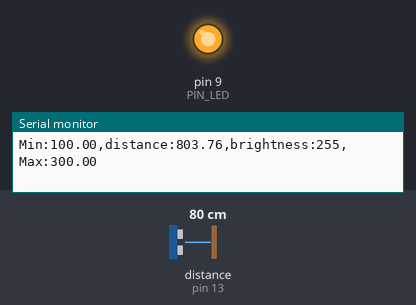
Recording of a sketch running on a simulated Arduino Uno, built with avr-gcc and run on an emulated ATmega328P. Shown: output pins drawn as LEDs (lit = HIGH), the last lines printed to the serial monitor. Wiring (inferred from the names in the program): ultrasonic range finder: trigger pin 12; echo pin 13. The test bench sets the inputs (shaded band); at power-on: distance to the obstacle (sensor on pin 13) 80 cm. The echo pulse lasts 58.3 µs per cm; pins used as bus, display or sensor lines are not drawn.

Above: at 1.2 s.
1.3 s: distance to the obstacle (sensor on pin 13) set to 18 cm
At 3.85 s:
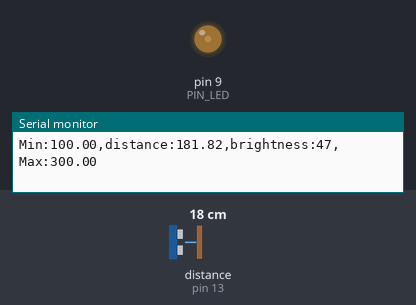
4.3 s: distance to the obstacle (sensor on pin 13) set to 2 cm
Timing chart, 0 to 7.3 s (numbered marks = the images above; inputs shaded):
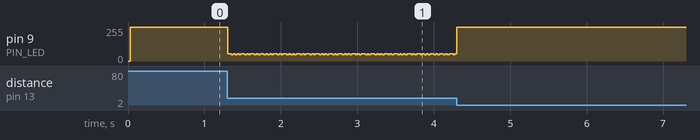

The sketch:

08_example_2.ino
```cpp
// Arduino pin assignment
#define PIN_LED  9
#define PIN_TRIG 12   // sonar sensor TRIGGER
#define PIN_ECHO 13   // sonar sensor ECHO

// configurable parameters
#define SND_VEL 346.0     // sound velocity at 24 celsius degree (unit: m/sec)
#define INTERVAL 25       // sampling interval (unit: msec)
#define PULSE_DURATION 10 // ultra-sound Pulse Duration (unit: usec)
#define _DIST_MIN 100.0   // minimum distance to be measured (unit: mm)
#define _DIST_MAX 300.0   // maximum distance to be measured (unit: mm)

#define TIMEOUT ((INTERVAL / 2) * 1000.0) // maximum echo waiting time (unit: usec)
#define SCALE (0.001 * 0.5 * SND_VEL) // coefficent to convert duration to distance

unsigned long last_sampling_time;   // unit: msec

void setup() {
  // initialize GPIO pins
  pinMode(PIN_LED, OUTPUT);
  pinMode(PIN_TRIG, OUTPUT);  // sonar TRIGGER
  pinMode(PIN_ECHO, INPUT);   // sonar ECHO
  digitalWrite(PIN_TRIG, LOW);  // turn-off Sonar

  // initialize serial port
  Serial.begin(57600);

  // initialize last sampling time
  last_sampling_time = millis();
}

void loop() {
  float distance;

  // wait until next sampling time. // polling
  if (millis() < (last_sampling_time + INTERVAL))
    return;

  distance = USS_measure(PIN_TRIG, PIN_ECHO); // read distance

  // Calculate LED brightness based on distance
  int brightness = 255; // default: OFF (Active Low)

  if (distance <= _DIST_MIN || distance >= _DIST_MAX) {
      brightness = 255; // 꺼짐 (100mm 이하, 300mm 이상)
  } else if (distance <= 200.0) {
      // 100mm ~ 200mm 구간: 밝기가 점점 증가 (duty 0% -> 100%)
      // Active Low: PWM 값 255 -> 0
      brightness = 255 - (int)((distance - 100.0) / 100.0 * 255.0);
  } else {
      // 200mm ~ 300mm 구간: 밝기가 점점 감소 (duty 100% -> 0%)
      // Active Low: PWM 값 0 -> 255
      brightness = (int)((distance - 200.0) / 100.0 * 255.0);
  }

  // PWM 값 범위 제한 (0 ~ 255)
  if (brightness < 0) brightness = 0;
  if (brightness > 255) brightness = 255;

  // LED 밝기 적용 (Active Low)
  analogWrite(PIN_LED, brightness);

  // output the distance and brightness to the serial port
  Serial.print("Min:");         Serial.print(_DIST_MIN);
  Serial.print(",distance:");   Serial.print(distance);
  Serial.print(",brightness:"); Serial.print(brightness);
  Serial.print(",Max:");        Serial.print(_DIST_MAX);
  Serial.println("");

  // update last sampling time
  last_sampling_time += INTERVAL;
}

// get a distance reading from USS. return value is in millimeter.
float USS_measure(int TRIG, int ECHO)
{
  digitalWrite(TRIG, HIGH);
  delayMicroseconds(PULSE_DURATION);
  digitalWrite(TRIG, LOW);

  return pulseIn(ECHO, HIGH, TIMEOUT) * SCALE; // unit: mm
}
```
